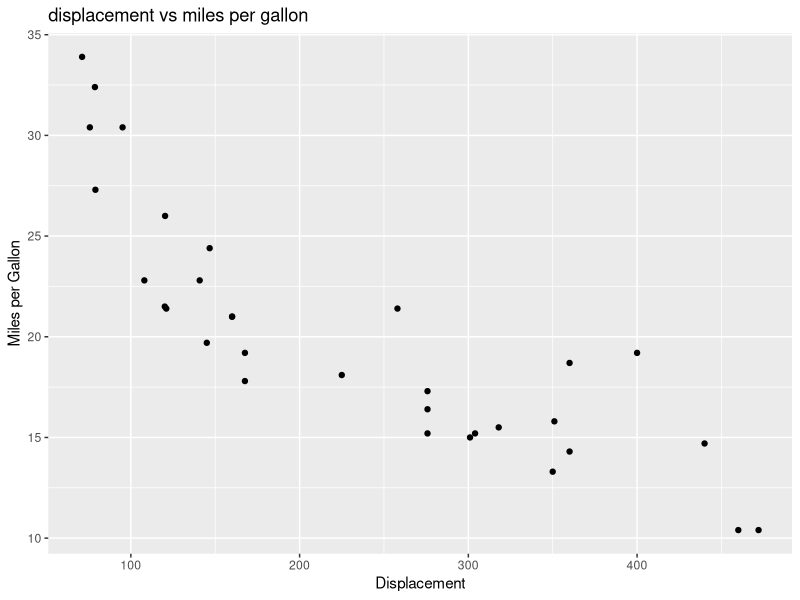
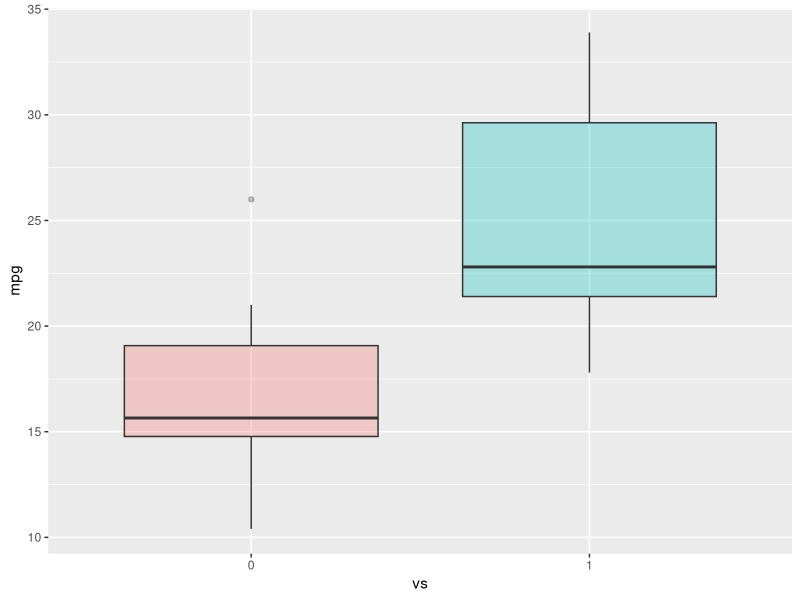
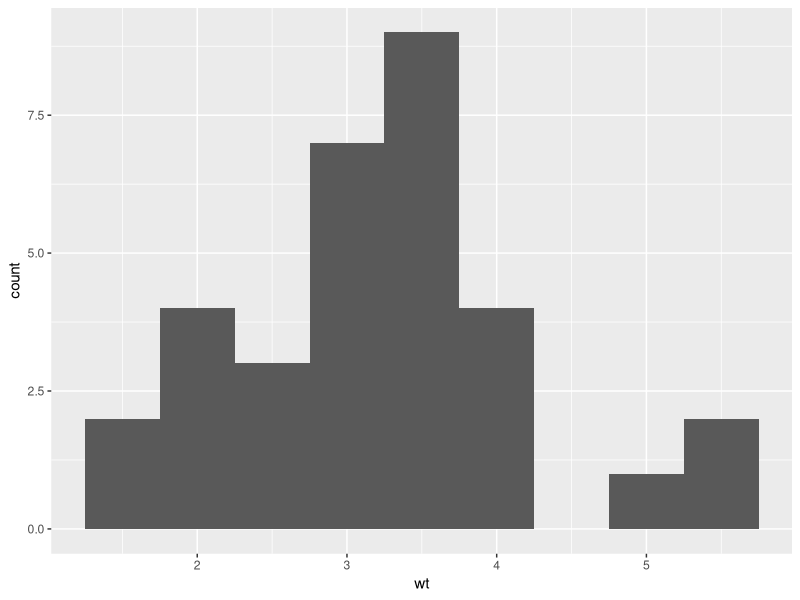
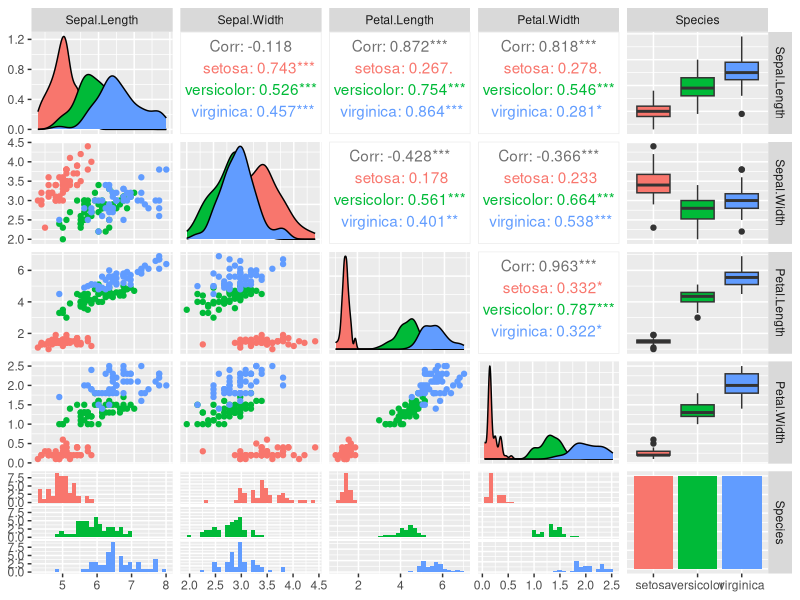

R code for these plots, in order:
# ggplot2, dplyr, stringr, caret

#Introduction
print("Hello World!")

x<-1
y<-2
z<-x+y
print(z)

x<-10
y<-20
result<-y-x
print(result)

#Librarys
library(datasets)
data(iris)
View(iris)
unique(iris$Species)

# Plots
data(mtcars)
head(mtcars, 5)

library(ggplot2)
ggplot(aes(x=disp,y=mpg),data=mtcars)+geom_point()+ggtitle("displacement vs miles per gallon") +
  labs(x="Displacement", y = "Miles per Gallon")

mtcars$vs <- as.factor(mtcars$vs)
ggplot(aes(x=vs, y=mpg, fill=vs),data=mtcars)+geom_boxplot(alpha=0.3)+
  theme(legend.position = "none")

ggplot(aes(x=wt),data=mtcars)+geom_histogram(binwidth=0.5)

# Advance plot
library(GGally)
ggpairs(iris, mapping=ggplot2::aes(colour=Species))
